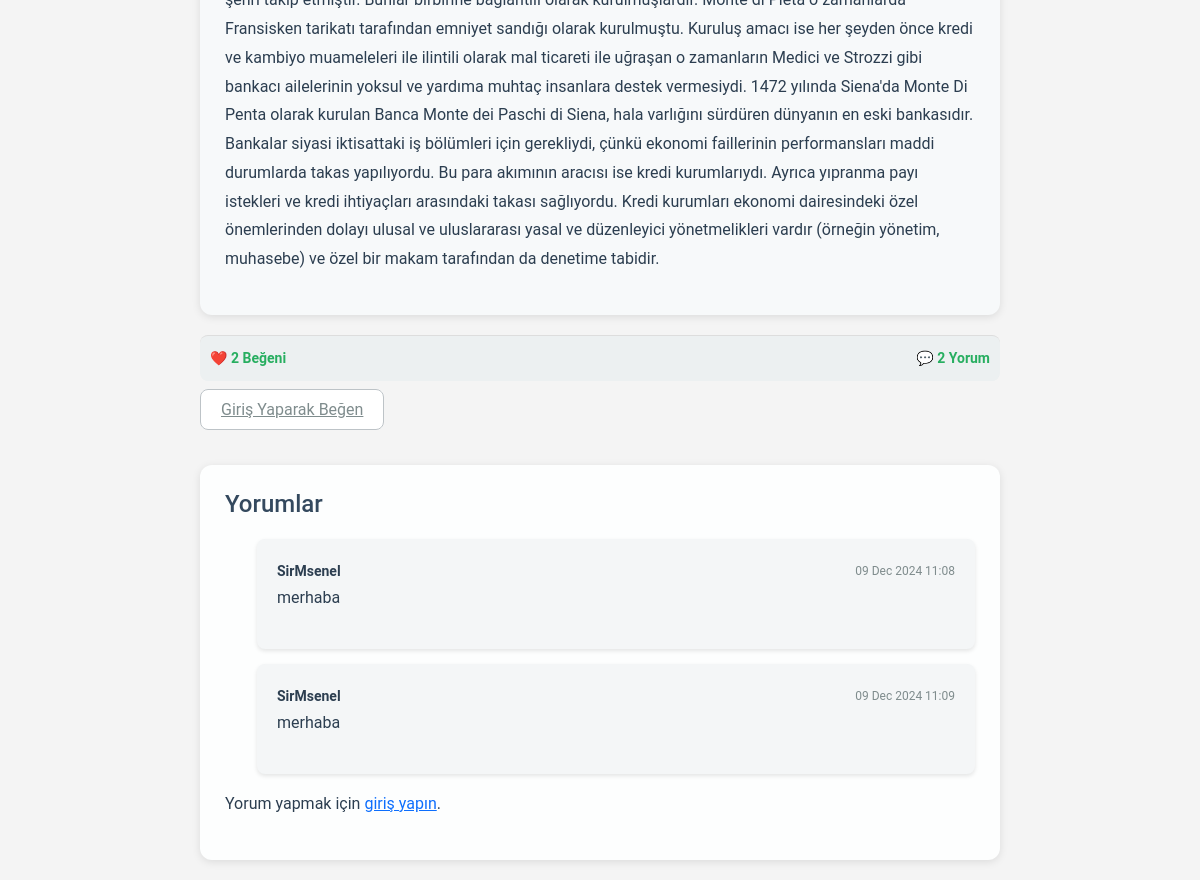
Page /news/articles/5/ (lower part) on the earlier database version.
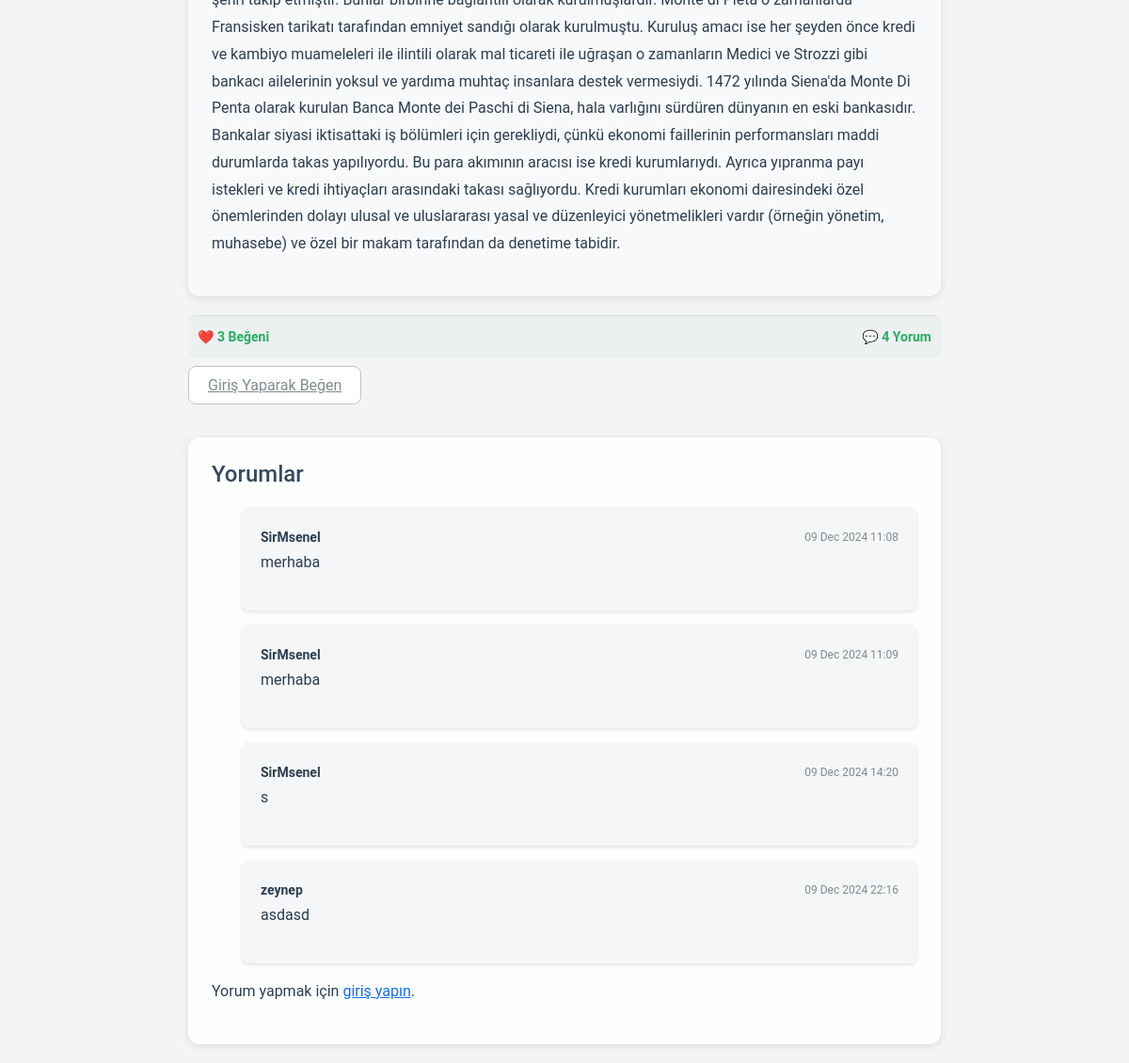
Same page on the later database version.
### news/models.py (models this page shows, shortened)
class Article(models.Model):
    title = models.CharField(max_length=200)  # Makale başlığı
    summary = models.TextField()  # Makale özeti
    content = models.TextField()  # Makale içeriği
    image = models.ImageField(upload_to='articles/', null=True, blank=True)  # Makale görseli
    category = models.CharField(max_length=100, null=True, blank=True)  # Makale kategorisi
    created_at = models.DateTimeField(auto_now_add=True)  # Yorumun oluşturulma tarihi
    published_at = models.DateTimeField(null=True, blank=True)  # Yayınlanma tarihi
    likes = models.ManyToManyField(User, related_name='liked_articles', blank=True)  # Beğeniler

class ArticleComment(models.Model):
    article = models.ForeignKey(Article, on_delete=models.CASCADE, related_name='comments')  # Makale ile ilişki
    user = models.ForeignKey(User, on_delete=models.CASCADE)  # Yorumu yapan kullanıcı
    text = models.TextField()  # Yorum içeriği
    created_at = models.DateTimeField(auto_now_add=True)  # Yorumun oluşturulma tarihi

### news/views.py (the view)
# urls.py: path('articles/<int:id>/', views.article_detail, name='article_detail'),  # Makale detay sayfası
def article_detail(request, id):
    article = get_object_or_404(Article, id=id)
    return render(request, 'news/article_detail.html', {'article': article})

### news/templates/news/article_detail.html (shortened to what this page needs)
{% extends "base.html" %}
{% block content %}
<div class="article-detail-page">
    <div class="article-content">
        <p>{{ article.content }}</p>
    </div>
    <div class="article-meta">
        <span class="likes">❤️ {{ article.likes.count }} Beğeni</span>
        <span class="comments">💬 {{ article.comments.count }} Yorum</span>
    </div>
    <div class="like-section">
        {% if user.is_authenticated %}
        <form action="{% url 'like_article' article.id %}" method="post">
            {% csrf_token %}
            <button type="submit" class="like-button">
                {% if request.user in article.likes.all %}
                ❤️ Beğenildi
                {% else %}
                🤍 Beğen
                {% endif %}
            </button>
        </form>
        {% else %}
        <a href="{% url 'login' %}" class="like-button">Giriş Yaparak Beğen</a>
        {% endif %}
    </div>
    <div class="comments-section">
        <h2>Yorumlar</h2>
        {% if article.comments.exists %}
        <ul class="comments-list">
            {% for comment in article.comments.all %}
            <li class="comment-item">
                <div class="comment-header">
                    <strong>{{ comment.user.username }}</strong>
                    <small>{{ comment.created_at|date:"d M Y H:i" }}</small>
                </div>
                <p class="comment-text">{{ comment.text }}</p>
            </li>
            {% endfor %}
        </ul>
        {% else %}
        <p>Henüz yorum yapılmamış.</p>
        {% endif %}
        {% if user.is_authenticated %}
        <form action="{% url 'add_comment' article.id %}" method="post">
            {% csrf_token %}
            <textarea name="text" placeholder="Yorumunuzu yazın..." required></textarea>
            <button type="submit" class="comment-submit-button">Yorum Yap</button>
        </form>
        {% else %}
        <p>Yorum yapmak için <a href="{% url 'login' %}">giriş yapın</a>.</p>
        {% endif %}
    </div>
</div>
{% endblock %}

Differences in the rows shown:
computed for Article: likes.count "2" → "3"; comments.count "2" → "4"
added ArticleComment: user.username "SirMsenel", created_at "09 Dec 2024 14:20", text "s"
added ArticleComment: user.username "zeynep", created_at "09 Dec 2024 22:16", text "asdasd"
